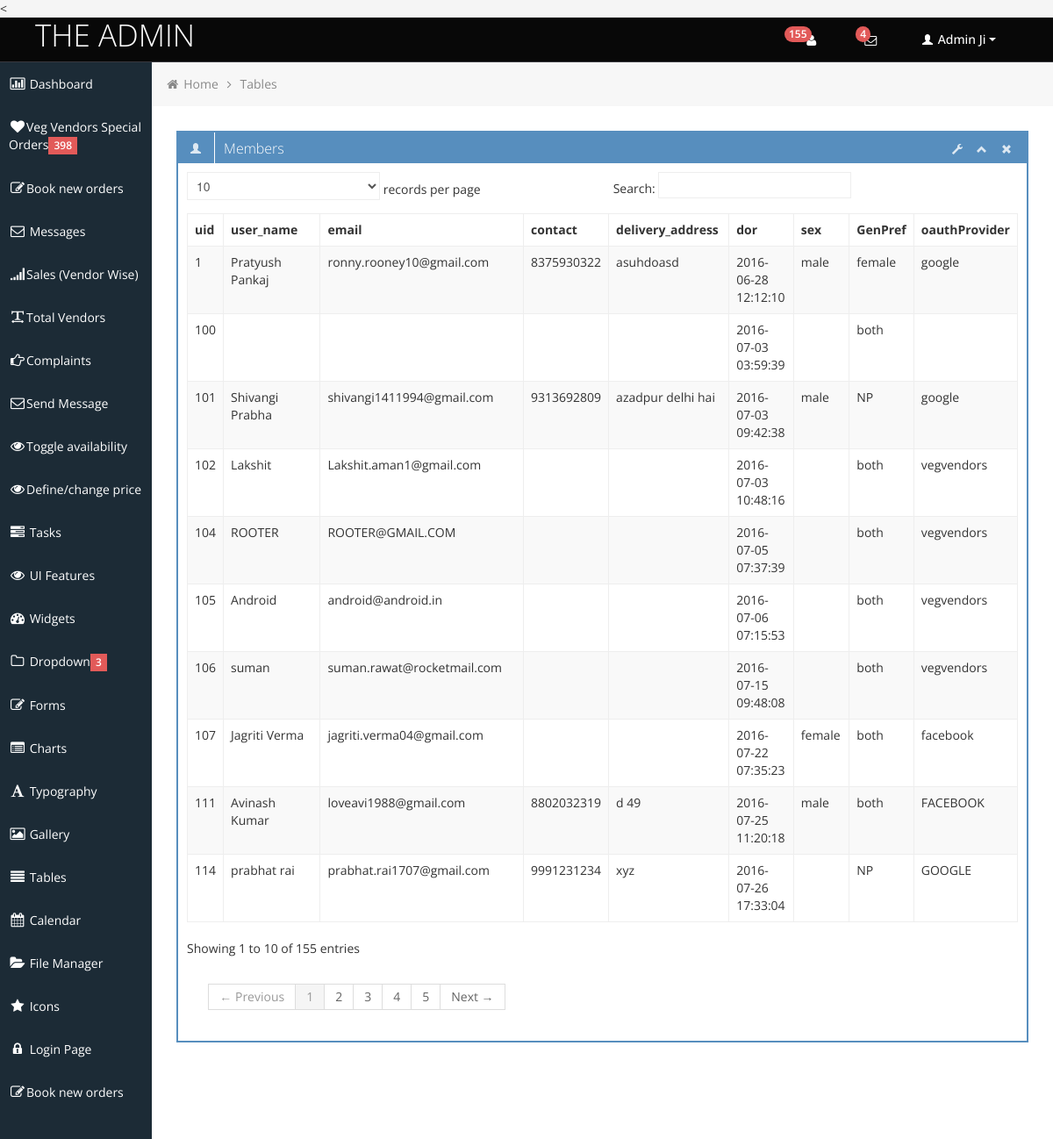
The page /admin/all_users.php on the database its author committed.
### tables this page shows
CREATE TABLE IF NOT EXISTS `registered_users` (
  `uid` int(10) NOT NULL AUTO_INCREMENT,
  `user_name` varchar(45) NOT NULL,
  `email` varchar(45) NOT NULL,
  `pwd` varchar(45) NOT NULL,
  `pic` varchar(300) NOT NULL DEFAULT '../../content/profile_photos/vegvendor_black_dp.png',
  `contact` decimal(10,0) DEFAULT NULL,
  `delivery_address` varchar(255) DEFAULT NULL,
  `state` varchar(45) DEFAULT NULL,
  `dor` timestamp NOT NULL DEFAULT CURRENT_TIMESTAMP,
  `gender` varchar(45) DEFAULT NULL,
  `gender_preference` varchar(45) NOT NULL DEFAULT 'both',
  `send_invoice` int(11) NOT NULL,
  `oauth_provider` varchar(255) NOT NULL DEFAULT 'vegvendors',
  `oauth_uid` varchar(255) NOT NULL DEFAULT 'vegvendors',
  `favourite` varchar(60) NOT NULL,
  `address` varchar(150) NOT NULL,
  `activation` varchar(255) DEFAULT NULL,
  `credit` int(3) unsigned NOT NULL,
  `referral_code` varchar(45) NOT NULL,
  PRIMARY KEY (`uid`),
  UNIQUE KEY `email` (`email`),
  UNIQUE KEY `contact` (`contact`)
);

### admin/all_users.php (the view, shortened to what this page needs)
<!DOCTYPE html>
<html lang="en">
<head>
	<link id="bootstrap-style" href="css/bootstrap.min.css" rel="stylesheet">
	<link href="css/bootstrap-responsive.min.css" rel="stylesheet">
	<link id="base-style" href="css/style.css" rel="stylesheet">
	<link id="base-style-responsive" href="css/style-responsive.css" rel="stylesheet">
</head>
<body>
<?php
include_once('dbConfig.php');
include_once("header.php");
?>
		<div class="container-fluid-full">
		<div class="row-fluid">
			<?php
include('sidemenu.php');
?>
			<div id="content" class="span10">
			<ul class="breadcrumb">
				<li>
					<i class="icon-home"></i>
					<a href="index.html">Home</a>
					<i class="icon-angle-right"></i>
				</li>
				<li><a href="#">Tables</a></li>
			</ul>
			<div class="row-fluid sortable">
				<div class="box span12">
					<div class="box-header" data-original-title>
						<h2><i class="halflings-icon white user"></i><span class="break"></span>Members</h2>
						<div class="box-icon">
							<a href="#" class="btn-setting"><i class="halflings-icon white wrench"></i></a>
							<a href="#" class="btn-minimize"><i class="halflings-icon white chevron-up"></i></a>
							<a href="#" class="btn-close"><i class="halflings-icon white remove"></i></a>
						</div>
					</div>
					<div class="box-content">
						<table class="table table-striped table-bordered bootstrap-datatable datatable">
						  <thead>
							  <tr>
								  <th>uid</th>
								  <th>user_name</th>
								  <th>email</th>
								  <th>contact</th>
								  <th>delivery_address</th>
								  <th>dor</th>
								  <th>sex</th>
								  <th>GenPref</th>
								  <th>oauthProvider</th>
							  </tr>
						  </thead>
						  <tbody>
			<?php
$query1 = $db->query("SELECT * FROM registered_users");
			 while($row1=$query1->fetch_assoc())
			 {
			?>
				<tr>
								<td><?php echo $row1['uid']; ?></td>
								<td><?php echo $row1['user_name']; ?></td>
								<td><?php echo $row1['email']; ?></td>
								<td><?php echo $row1['contact']; ?></td>
								<td><?php echo $row1['delivery_address']; ?></td>
								<td><?php echo $row1['dor']; ?></td>
								<td><?php echo $row1['gender']; ?></td>
								<td><?php echo $row1['gender_preference']; ?></td>
								<td><?php echo $row1['oauth_provider']; ?></td>
				</tr>
<?php
	}
?>						 </table>
					</div>
				</div>
			</div>
	</div>
		</div>
		</div>
</body>
</html>

### admin/header.php (shortened to what this page needs)
<?php
require_once('dbConfig.php');
$query4 = $db->query("SELECT uid FROM registered_users");
$count = mysqli_num_rows($query4);
?>
	<div class="navbar">
		<div class="navbar-inner">
			<div class="container-fluid">
				<a class="brand" href="index.php"><span>THE ADMIN</span></a>
				<div class="nav-no-collapse header-nav">
					<ul class="nav pull-right">
						<li class="dropdown hidden-phone">
						<a class="btn dropdown-toggle"  href="#">
								<i class="icon-user"></i>
								<span class="badge red">
								<?php echo $count; ?></span>
							</a>
						</li>
						<li class="dropdown hidden-phone">
							<a class="btn dropdown-toggle" data-toggle="dropdown" href="#">
								<i class="icon-envelope"></i>
								<span class="badge red">
								4 </span>
							</a>
						</li>
						<li class="dropdown">
							<a class="btn dropdown-toggle" data-toggle="dropdown" href="#">
								<i class="halflings-icon white user"></i> Admin Ji
								<span class="caret"></span>
							</a>
						</li>
					</ul>
				</div>
			</div>
		</div>
	</div>

### admin/sidemenu.php (shortened to what this page needs)
<?php
require_once('dbConfig.php');
$query5 = $db->query("SELECT sno FROM sub_orders WHERE svid='0'");
$coun = mysqli_num_rows($query5);
?>
<div id="sidebar-left" class="span2">
				<div class="nav-collapse sidebar-nav">
					<ul class="nav nav-tabs nav-stacked main-menu">
						<li><a href="dashboard.php"><i class="icon-bar-chart"></i><span class="hidden-tablet"> Dashboard</span></a></li>
                        <li><a href="specialorders.php"><i class="icon-heart"></i><span class="hidden-tablet">Veg Vendors Special Orders</span><span class="label label-important"><?php echo $coun; ?></span></a></li>
						<li><a href="phonenumber.php"><i class="icon-edit"></i><span class="hidden-tablet">Book new orders</span></a></li>
						<li><a href="messages.php"><i class="icon-envelope"></i><span class="hidden-tablet"> Messages</span></a></li>
						<li><a href="total_vendors.php"><i class="icon-signal"></i><span class="hidden-tablet">Sales (Vendor Wise)</span></a></li>
					    <li><a href="topvendors.php"><i class= "icon-text-width"></i><span class="hidden-tablet">Total Vendors</span></a></li>
						<li><a href="totalorders.php"><i class="icon-hand-right"></i><span class="hidden-tablet">Complaints</span></a></li>
					    <li><a href="ksldfsdkf"><i class= "icon-envelope"></i><span class="hidden-tablet">Send Message</span></a></li>
					    <li><a href="placecode_select.php"><i class= "icon-eye-open"></i><span class="hidden-tablet">Toggle availability</span></a></li>
					    <li><a href="placecode_select_price.php"><i class= "icon-eye-open"></i><span class="hidden-tablet">Define/change price </span></a></li>
						<li><a href="tasks.php"><i class="icon-tasks"></i><span class="hidden-tablet"> Tasks</span></a></li>
						<li><a href="ui.php"><i class="icon-eye-open"></i><span class="hidden-tablet"> UI Features</span></a></li>
						<li><a href="widgets.php"><i class="icon-dashboard"></i><span class="hidden-tablet"> Widgets</span></a></li>
						<li>
							<a class="dropmenu" href="#"><i class="icon-folder-close-alt"></i><span class="hidden-tablet"> Dropdown</span><span class="label label-important"> 3 </span></a>
						</li>
						<li><a href="form.php"><i class="icon-edit"></i><span class="hidden-tablet"> Forms</span></a></li>
						<li><a href="chart.php"><i class="icon-list-alt"></i><span class="hidden-tablet"> Charts</span></a></li>
						<li><a href="typography.php"><i class="icon-font"></i><span class="hidden-tablet"> Typography</span></a></li>
						<li><a href="gallery.php"><i class="icon-picture"></i><span class="hidden-tablet"> Gallery</span></a></li>
						<li><a href="table.php"><i class="icon-align-justify"></i><span class="hidden-tablet"> Tables</span></a></li>
						<li><a href="calendar.php"><i class="icon-calendar"></i><span class="hidden-tablet"> Calendar</span></a></li>
						<li><a href="file-manager.php"><i class="icon-folder-open"></i><span class="hidden-tablet"> File Manager</span></a></li>
						<li><a href="icon.php"><i class="icon-star"></i><span class="hidden-tablet"> Icons</span></a></li>
						<li><a href="login.php"><i class="icon-lock"></i><span class="hidden-tablet"> Login Page</span></a></li>
						<li><a href="phonenumber.php"><i class="icon-edit"></i><span class="hidden-tablet">Book new orders</span></a></li>
					</ul>
				</div>
			</div>

### admin/css/style-responsive.css (style rules this page uses)
@media (min-width: 1200px) { .container-fluid-full { overflow: hidden; position: relative; height: 100%; } }
@media (min-width: 1200px) { #content { width: 85.578%; padding: 28px; margin: 0px 0px; margin-left: 14.422% !important; } }
@media (min-width: 1200px) { #sidebar-left { background: #1C2B36; margin-left: 0px !important; position: absolute; height: 100%; } }
@media (min-width: 1200px) { .sidebar-nav > ul { margin: 0px; } }

### admin/css/halflings.css (style rules this page uses)
html, html .halflings { -webkit-font-smoothing: antialiased !important; }
.halflings-icon { display: inline-block; width: 14px; height: 14px; line-height: 14px; vertical-align: text-top; background-image: url(../img/glyphicons_halflings.svg); background-position: 0 0; background-repeat: no-repeat; vertical-align: top; *display: inline; *zoom: 1; *margin-right: .3em; }
.halflings-icon.white { background-image: url(../img/glyphicons_halflings-white.svg); }
.halflings-icon.user { background-position: -168px 0; }
.halflings-icon.remove { background-position: -312px 0; }
.halflings-icon.chevron-up { background-position: -288px -120px; }
.halflings-icon.wrench { background-position: -360px -144px; }

### rows shown on the page
registered_users: uid "1", user_name "Pratyush Pankaj", email "ronny.rooney10@gmail.com", contact "8375930322", delivery_address "asuhdoasd", dor "2016-06-28 12:12:10", gender "male", gender_preference "female", oauth_provider "google"
registered_users: uid "100", dor "2016-07-03 03:59:39", gender_preference "both"
registered_users: uid "101", user_name "Shivangi Prabha", email "shivangi1411994@gmail.com", contact "9313692809", delivery_address "azadpur delhi hai", dor "2016-07-03 09:42:38", gender "male", gender_preference "NP", oauth_provider "google"
registered_users: uid "102", user_name "Lakshit", email "Lakshit.aman1@gmail.com", dor "2016-07-03 10:48:16", gender_preference "both", oauth_provider "vegvendors"
registered_users: uid "104", user_name "ROOTER", email "ROOTER@GMAIL.COM", dor "2016-07-05 07:37:39", gender_preference "both", oauth_provider "vegvendors"
registered_users: uid "105", user_name "Android", email "android@android.in", dor "2016-07-06 07:15:53", gender_preference "both", oauth_provider "vegvendors"
registered_users: uid "106", user_name "suman", email "suman.rawat@rocketmail.com", dor "2016-07-15 09:48:08", gender_preference "both", oauth_provider "vegvendors"
registered_users: uid "107", user_name "Jagriti Verma", email "jagriti.verma04@gmail.com", dor "2016-07-22 07:35:23", gender "female", gender_preference "both", oauth_provider "facebook"
registered_users: uid "111", user_name "Avinash Kumar", email "loveavi1988@gmail.com", contact "8802032319", delivery_address "d 49", dor "2016-07-25 11:20:18", gender "male", gender_preference "both", oauth_provider "FACEBOOK"
registered_users: uid "114", user_name "prabhat rai", email "prabhat.rai1707@gmail.com", contact "9991231234", delivery_address "xyz", dor "2016-07-26 17:33:04", gender_preference "NP", oauth_provider "GOOGLE"

### other values the page prints
$count "155"
$coun "398"
